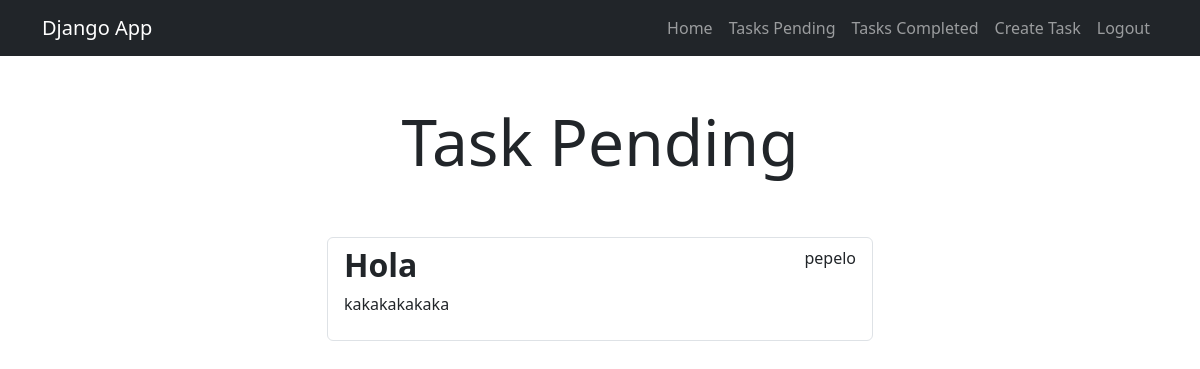
Page /tasks/ (signed in) on the committed database.
### tasks/models.py (models this page shows, shortened)
class Tasks(models.Model):
    title = models.CharField(max_length=100)
    description = models.TextField(blank=True)
    created = models.DateTimeField(auto_now_add=True)
    datecompleted = models.DateTimeField(null=True, blank=True)
    important = models.BooleanField(default=False)
    user = models.ForeignKey(User, on_delete=models.CASCADE)

### tasks/views.py (the view)
# urls.py: path('tasks/', views.tasks, name='tasks' ),
@login_required
def tasks(request):
    title = 'Task Pending'
    tasks = Tasks.objects.filter(user=request.user, datecompleted__isnull=True)
    return render(request, "tasks.html", {"tasks": tasks, 'title': title})

### tasks/templates/tasks.html (shortened to what this page needs)
{% extends 'base.html' %}
{% block content %}
<main class="container">
  <div class="row">
    <div class="col-md-6 offset-md-3">
      <h1 class="text-center display-3 py-5">{{title}}</h1>
      <ul class="list-group">
        {% for task in tasks %}
        <a class="list-group-item" href="{% url 'task_detail' task.id %}">
          <header class="d-flex justify-content-between">
            {% if task.important %}
            <h2 class="fw-bold text-success">{{task.title}}</h2>
            {% else %}
            <h2 class="fw-bold">{{task.title}}</h2>
            {% endif %}
            <p>{{task.user.username}}</p>
          </header>
          <p>{{task.description}}</p>
        </a>
        {% endfor %}
      </ul>
    </div>
  </div>
</main>
{% endblock %}

### rows in the picture
Tasks: title "Hola", user.username "pepelo", description "kakakakakaka"

### other values in the picture
{{ title }} "Task Pending"
